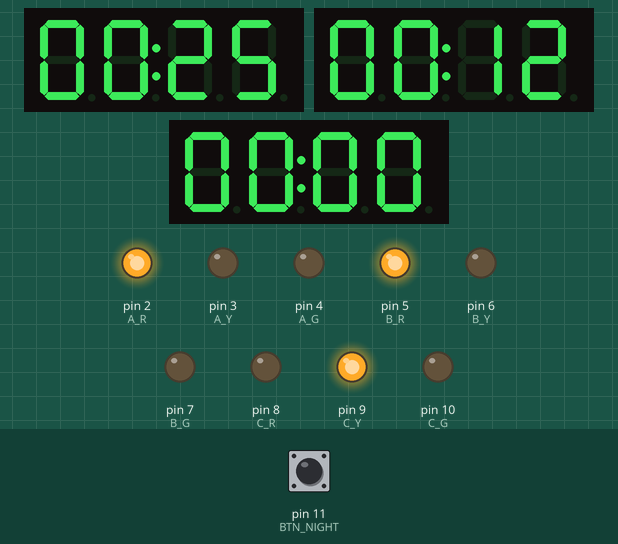
Bench run of a sketch on a simulated Arduino Uno, built with avr-gcc and run on an emulated ATmega328P. On the bench: 3 × 4-digit seven-segment display, output pins drawn as LEDs (lit = HIGH). Dashed ring = blinking. The test bench sets the inputs (shaded band); at power-on: pin 11 (BTN_NIGHT) HIGH.

Above: at 1.6 s.
1.7 s: pin 11 (BTN_NIGHT) pulled LOW for 0.15 s
At 3.1 s:
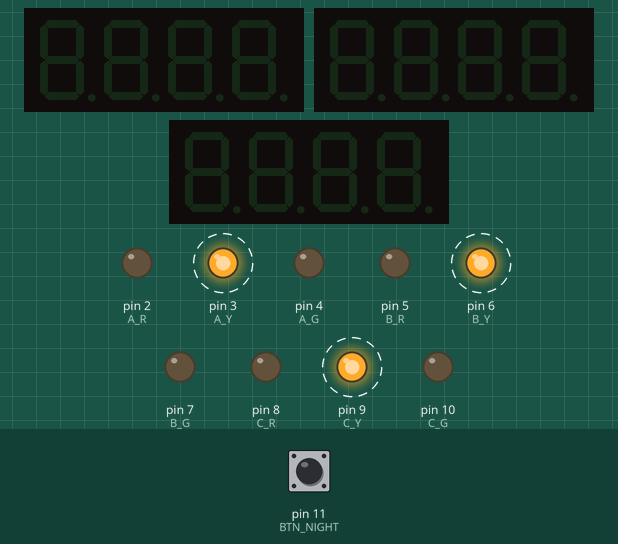
4.7 s: pin 11 (BTN_NIGHT) pulled LOW for 1 s
At 5.8 s:
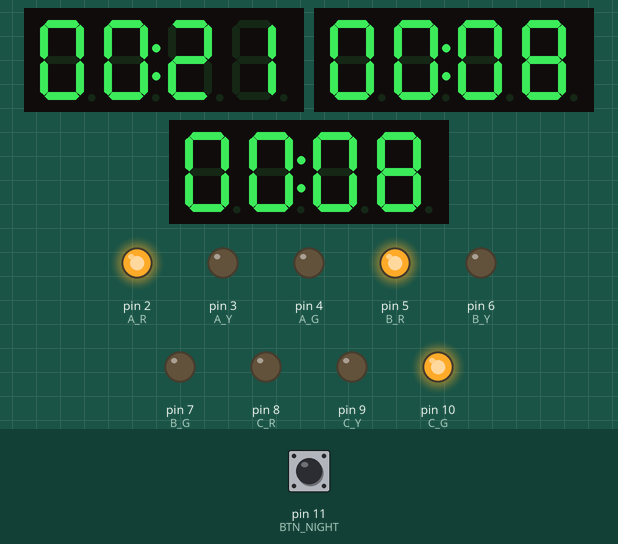
8.5 s: pin 11 (BTN_NIGHT) pulled LOW for 3.2 s
At 9.9 s:
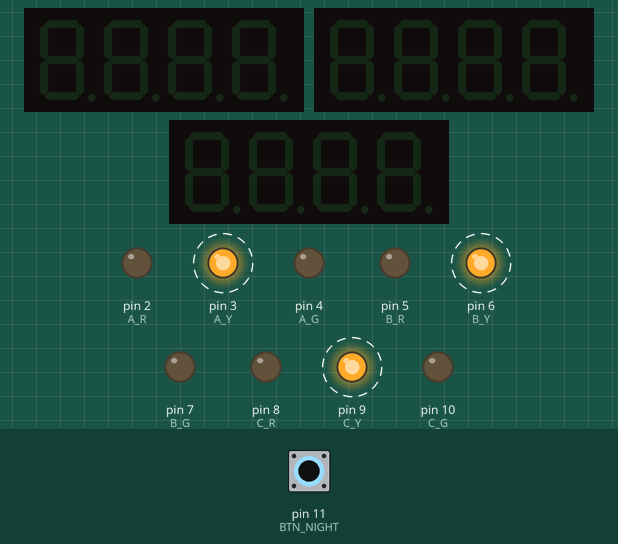
13.2 s: pin 11 (BTN_NIGHT) pulled LOW for 0.15 s
At 16.8 s:
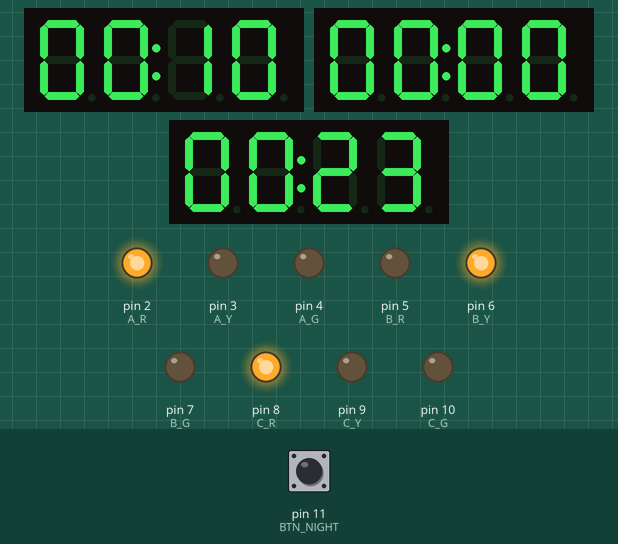
Timing chart, 0 to 28.5 s (numbered marks = the images above; inputs shaded):
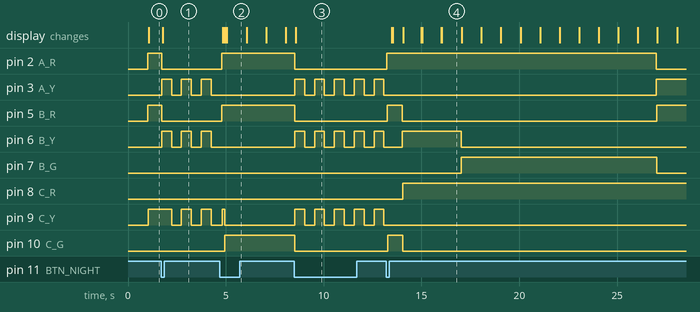

Measured:
- after the input at 1.7 s, pin 2 (A_R), pin 5 (B_R): HIGH → LOW at once; pin 3 (A_Y), pin 6 (B_Y): alternates HIGH for 0.51 s and LOW for 0.51 s, starting at once; pin 10 (C_G): stays LOW (without the input it goes to HIGH after 2.3 s)
- after the input at 4.7 s, pin 2 (A_R): LOW → HIGH after 0.08 s; pin 3 (A_Y), pin 6 (B_Y): stops changing and stays LOW; pin 5 (B_R): LOW → HIGH after 0.10 s; pin 10 (C_G): LOW → HIGH after 0.25 s; the display: first changes after 0.15 s (image 2 shows a later state)
- after the input at 8.5 s, pin 2 (A_R), pin 5 (B_R), pin 10 (C_G): HIGH → LOW at once; pin 3 (A_Y), pin 6 (B_Y), pin 9 (C_Y): alternates HIGH for 0.51 s and LOW for 0.51 s, starting at once
- after the input at 13.2 s, pin 2 (A_R): LOW → HIGH at once, → LOW 13.8 s later; pin 5 (B_R): LOW → HIGH after 0.05 s, → LOW 0.77 s later, → HIGH 13.0 s later
- what the display in image 4 shows lasts 1.1 s, from 16.0 s to 17.1 s

The sketch:

Hema_3_traffic_light_2mode.ino
```cpp
#include <TM1637Display.h>

/* ================= PIN ================= */
// Jalur A
#define A_R 2
#define A_Y 3
#define A_G 4
TM1637Display tmA(A5, A4);

// Jalur B
#define B_R 5
#define B_Y 6
#define B_G 7
TM1637Display tmB(A3, A2);

// Jalur C
#define C_R 8
#define C_Y 9
#define C_G 10
TM1637Display tmC(A1, A0);

// Push Button
#define BTN_NIGHT 11

/* ================= WAKTU ================= */
#define T_RED_INIT 13
#define T_RED      26
#define T_YELLOW   3
#define T_GREEN    10

/* ================= STATE ================= */
enum State { RED, YELLOW, GREEN };

State stateA = RED;
State stateB = RED;
State stateC = YELLOW;

int timerA = T_RED;
int timerB = T_RED_INIT;
int timerC = T_YELLOW;

/* ================= GLOBAL ================= */
unsigned long lastTick = 0;
bool nightMode = false;
bool lastBtn = HIGH;

/* ================= DISPLAY ================= */
void showTime(TM1637Display &tm, int sec) {
  if (sec < 0) sec = 0;
  int mm = sec / 60;
  int ss = sec % 60;
  tm.showNumberDecEx(mm * 100 + ss, 0b01000000, true);
}

void setup() {
  pinMode(A_R, OUTPUT); pinMode(A_Y, OUTPUT); pinMode(A_G, OUTPUT);
  pinMode(B_R, OUTPUT); pinMode(B_Y, OUTPUT); pinMode(B_G, OUTPUT);
  pinMode(C_R, OUTPUT); pinMode(C_Y, OUTPUT); pinMode(C_G, OUTPUT);

  pinMode(BTN_NIGHT, INPUT_PULLUP);

  tmA.setBrightness(0x0f);
  tmB.setBrightness(0x0f);
  tmC.setBrightness(0x0f);

  lastTick = millis();
}

void loop() {

  /* ========= BACA TOMBOL ========= */
  bool nowBtn = digitalRead(BTN_NIGHT);

  // deteksi TEKAN (HIGH → LOW)
  if (lastBtn == HIGH && nowBtn == LOW) {
    delay(20);
    nightMode = !nightMode;
  }

  lastBtn = nowBtn;

  /* ========= MODE MALAM ========= */
  if (nightMode) {
    static bool blink = false;
    static unsigned long lastBlink = 0;

    if (millis() - lastBlink >= 500) {
      lastBlink = millis();
      blink = !blink;
    }

    digitalWrite(A_R, LOW); digitalWrite(A_G, LOW);
    digitalWrite(B_R, LOW); digitalWrite(B_G, LOW);
    digitalWrite(C_R, LOW); digitalWrite(C_G, LOW);

    digitalWrite(A_Y, blink);
    digitalWrite(B_Y, blink);
    digitalWrite(C_Y, blink);

    tmA.clear();
    tmB.clear();
    tmC.clear();
    return;
  }

  /* ========= MODE NORMAL ========= */
  if (millis() - lastTick >= 1000) {
    lastTick += 1000;

    timerA--;
    timerB--;
    timerC--;

    digitalWrite(A_R, stateA == RED);
    digitalWrite(A_Y, stateA == YELLOW);
    digitalWrite(A_G, stateA == GREEN);
    showTime(tmA, stateA == YELLOW ? 0 : timerA);

    digitalWrite(B_R, stateB == RED);
    digitalWrite(B_Y, stateB == YELLOW);
    digitalWrite(B_G, stateB == GREEN);
    showTime(tmB, stateB == YELLOW ? 0 : timerB);

    digitalWrite(C_R, stateC == RED);
    digitalWrite(C_Y, stateC == YELLOW);
    digitalWrite(C_G, stateC == GREEN);
    showTime(tmC, stateC == YELLOW ? 0 : timerC);

    if (timerA <= 0) {
      if (stateA == RED) { stateA = YELLOW; timerA = T_YELLOW; }
      else if (stateA == YELLOW) { stateA = GREEN; timerA = T_GREEN; }
      else { stateA = RED; timerA = T_RED; }
    }

    if (timerB <= 0) {
      if (stateB == RED) { stateB = YELLOW; timerB = T_YELLOW; }
      else if (stateB == YELLOW) { stateB = GREEN; timerB = T_GREEN; }
      else { stateB = RED; timerB = T_RED; }
    }

    if (timerC <= 0) {
      if (stateC == YELLOW) { stateC = GREEN; timerC = T_GREEN; }
      else if (stateC == GREEN) { stateC = RED; timerC = T_RED; }
      else { stateC = YELLOW; timerC = T_YELLOW; }
    }
  }
}
```
